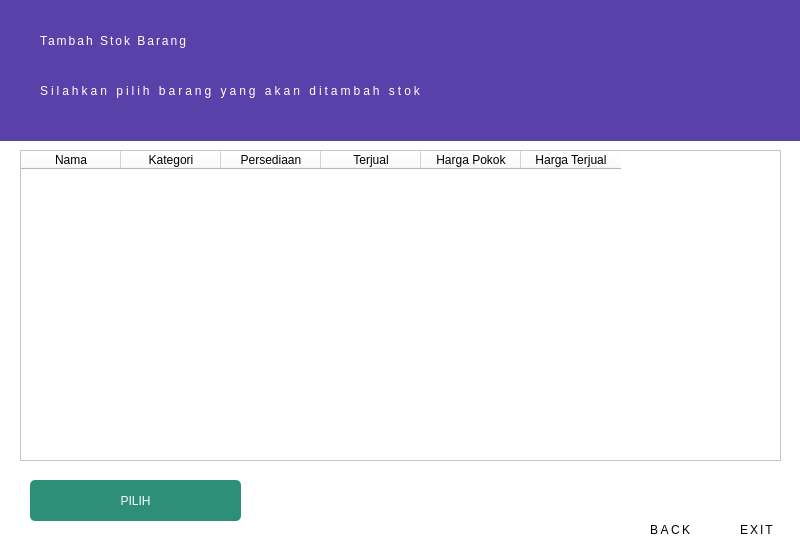
<?xml version="1.0" encoding="UTF-8"?>
<ui version="4.0">
 <class>Dialog</class>
 <widget class="QDialog" name="Dialog">
  <property name="geometry">
   <rect>
    <x>0</x>
    <y>0</y>
    <width>800</width>
    <height>544</height>
   </rect>
  </property>
  <property name="windowTitle">
   <string>Dialog</string>
  </property>
  <widget class="QWidget" name="widget" native="true">
   <property name="geometry">
    <rect>
     <x>-10</x>
     <y>0</y>
     <width>811</width>
     <height>550</height>
    </rect>
   </property>
   <property name="styleSheet">
    <string notr="true">background-color:white;
</string>
   </property>
   <widget class="QTableWidget" name="tableWidget">
    <property name="geometry">
     <rect>
      <x>30</x>
      <y>150</y>
      <width>761</width>
      <height>311</height>
     </rect>
    </property>
    <column>
     <property name="text">
      <string>Nama</string>
     </property>
    </column>
    <column>
     <property name="text">
      <string>Kategori</string>
     </property>
    </column>
    <column>
     <property name="text">
      <string>Persediaan</string>
     </property>
    </column>
    <column>
     <property name="text">
      <string>Terjual</string>
     </property>
    </column>
    <column>
     <property name="text">
      <string>Harga Pokok</string>
     </property>
    </column>
    <column>
     <property name="text">
      <string>Harga Terjual</string>
     </property>
    </column>
   </widget>
   <widget class="QWidget" name="widget_2" native="true">
    <property name="geometry">
     <rect>
      <x>10</x>
      <y>0</y>
      <width>811</width>
      <height>141</height>
     </rect>
    </property>
    <property name="styleSheet">
     <string notr="true">background-color:#5941A9;</string>
    </property>
    <widget class="QLabel" name="lSubTitle_4">
     <property name="geometry">
      <rect>
       <x>40</x>
       <y>70</y>
       <width>431</width>
       <height>41</height>
      </rect>
     </property>
     <property name="styleSheet">
      <string notr="true">color:white;
font: 57 10pt &quot;Noto Looped Lao Medium&quot;;
letter-spacing:3px;</string>
     </property>
     <property name="text">
      <string>Silahkan pilih barang yang akan ditambah stok</string>
     </property>
    </widget>
    <widget class="QLabel" name="lTitle_9">
     <property name="geometry">
      <rect>
       <x>40</x>
       <y>20</y>
       <width>321</width>
       <height>41</height>
      </rect>
     </property>
     <property name="styleSheet">
      <string notr="true">color:white;
font: 57 22pt &quot;Noto Looped Lao Medium&quot;;
letter-spacing:2px;</string>
     </property>
     <property name="text">
      <string>Tambah Stok Barang</string>
     </property>
    </widget>
    <widget class="QWidget" name="widget_4" native="true">
     <property name="geometry">
      <rect>
       <x>530</x>
       <y>100</y>
       <width>811</width>
       <height>141</height>
      </rect>
     </property>
     <property name="styleSheet">
      <string notr="true">background-color:#5941A9;</string>
     </property>
     <widget class="QLabel" name="lSubTitle_6">
      <property name="geometry">
       <rect>
        <x>40</x>
        <y>90</y>
        <width>341</width>
        <height>41</height>
       </rect>
      </property>
      <property name="styleSheet">
       <string notr="true">color:white;
font: 57 10pt &quot;Noto Looped Lao Medium&quot;;
letter-spacing:3px;</string>
      </property>
      <property name="text">
       <string>Silhkan pilih 2 menu dibawah ini</string>
      </property>
     </widget>
     <widget class="QLabel" name="lTitle_10">
      <property name="geometry">
       <rect>
        <x>40</x>
        <y>40</y>
        <width>321</width>
        <height>41</height>
       </rect>
      </property>
      <property name="styleSheet">
       <string notr="true">color:white;
font: 57 22pt &quot;Noto Looped Lao Medium&quot;;
letter-spacing:2px;</string>
      </property>
      <property name="text">
       <string>Pengaturan</string>
      </property>
     </widget>
    </widget>
   </widget>
   <widget class="QLabel" name="lTitle_5">
    <property name="geometry">
     <rect>
      <x>750</x>
      <y>520</y>
      <width>41</width>
      <height>20</height>
     </rect>
    </property>
    <property name="styleSheet">
     <string notr="true">font: 57 10pt &quot;Noto Looped Lao Medium&quot;;

letter-spacing :2px;</string>
    </property>
    <property name="text">
     <string>EXIT</string>
    </property>
   </widget>
   <widget class="QLabel" name="lbl_Back">
    <property name="geometry">
     <rect>
      <x>670</x>
      <y>480</y>
      <width>31</width>
      <height>31</height>
     </rect>
    </property>
    <property name="text">
     <string/>
    </property>
    <property name="pixmap">
     <pixmap>../icon/previous.png</pixmap>
    </property>
    <property name="scaledContents">
     <bool>true</bool>
    </property>
   </widget>
   <widget class="QLabel" name="lbl_Exit">
    <property name="geometry">
     <rect>
      <x>750</x>
      <y>480</y>
      <width>31</width>
      <height>31</height>
     </rect>
    </property>
    <property name="text">
     <string/>
    </property>
    <property name="pixmap">
     <pixmap>../../../../../../Resource Grapich/Resources-Icon/illustration-business-concept/logout.png</pixmap>
    </property>
    <property name="scaledContents">
     <bool>true</bool>
    </property>
   </widget>
   <widget class="QLabel" name="lTitle_3">
    <property name="geometry">
     <rect>
      <x>660</x>
      <y>520</y>
      <width>61</width>
      <height>20</height>
     </rect>
    </property>
    <property name="styleSheet">
     <string notr="true">font: 57 10pt &quot;Noto Looped Lao Medium&quot;;

letter-spacing :2.5px;</string>
    </property>
    <property name="text">
     <string>BACK</string>
    </property>
   </widget>
   <widget class="QPushButton" name="btnPilih">
    <property name="geometry">
     <rect>
      <x>40</x>
      <y>480</y>
      <width>211</width>
      <height>41</height>
     </rect>
    </property>
    <property name="styleSheet">
     <string notr="true">border:none;
background-color:#2D8F77;
color:white;
border-radius :5px;</string>
    </property>
    <property name="text">
     <string>PILIH</string>
    </property>
   </widget>
  </widget>
 </widget>
 <resources/>
 <connections/>
</ui>
